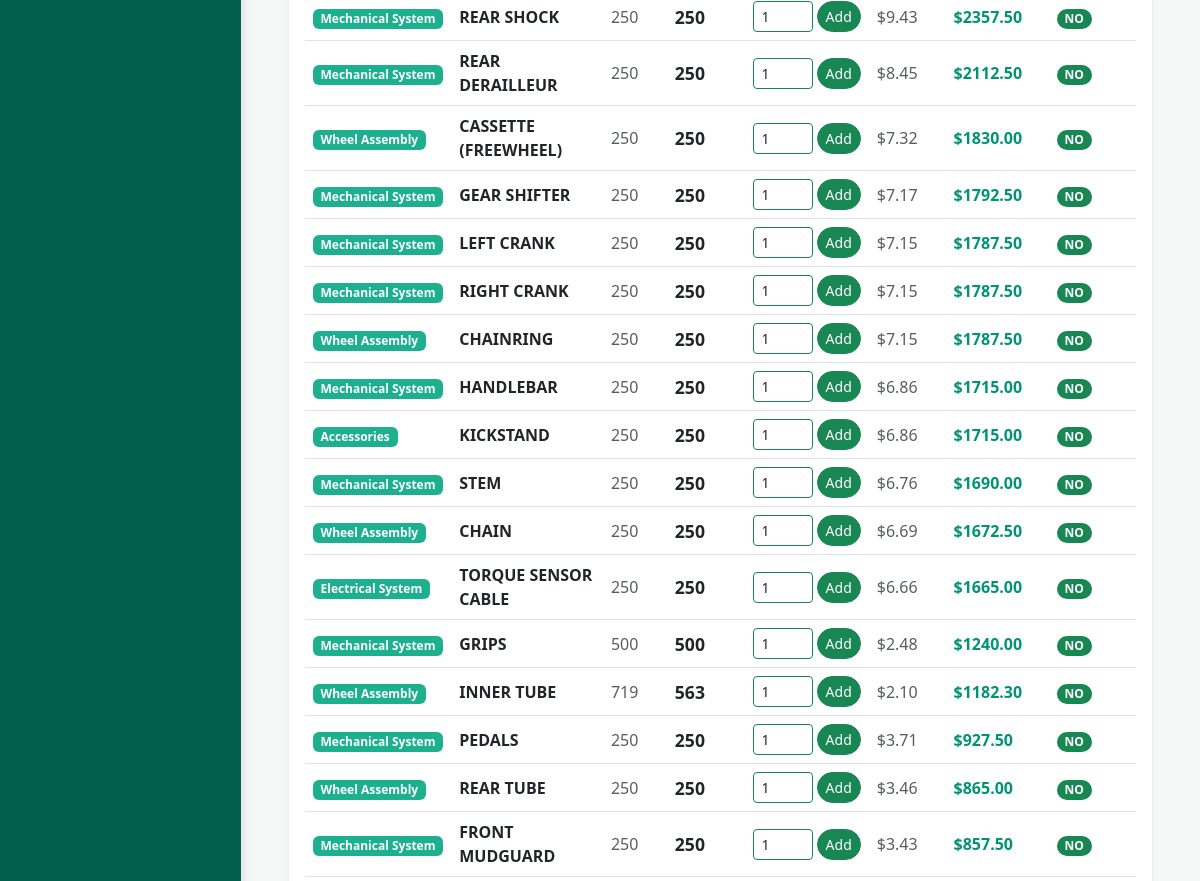
The page /dashboard/Part/?sort=value_desc (signed in, middle part) on the database as committed earlier.
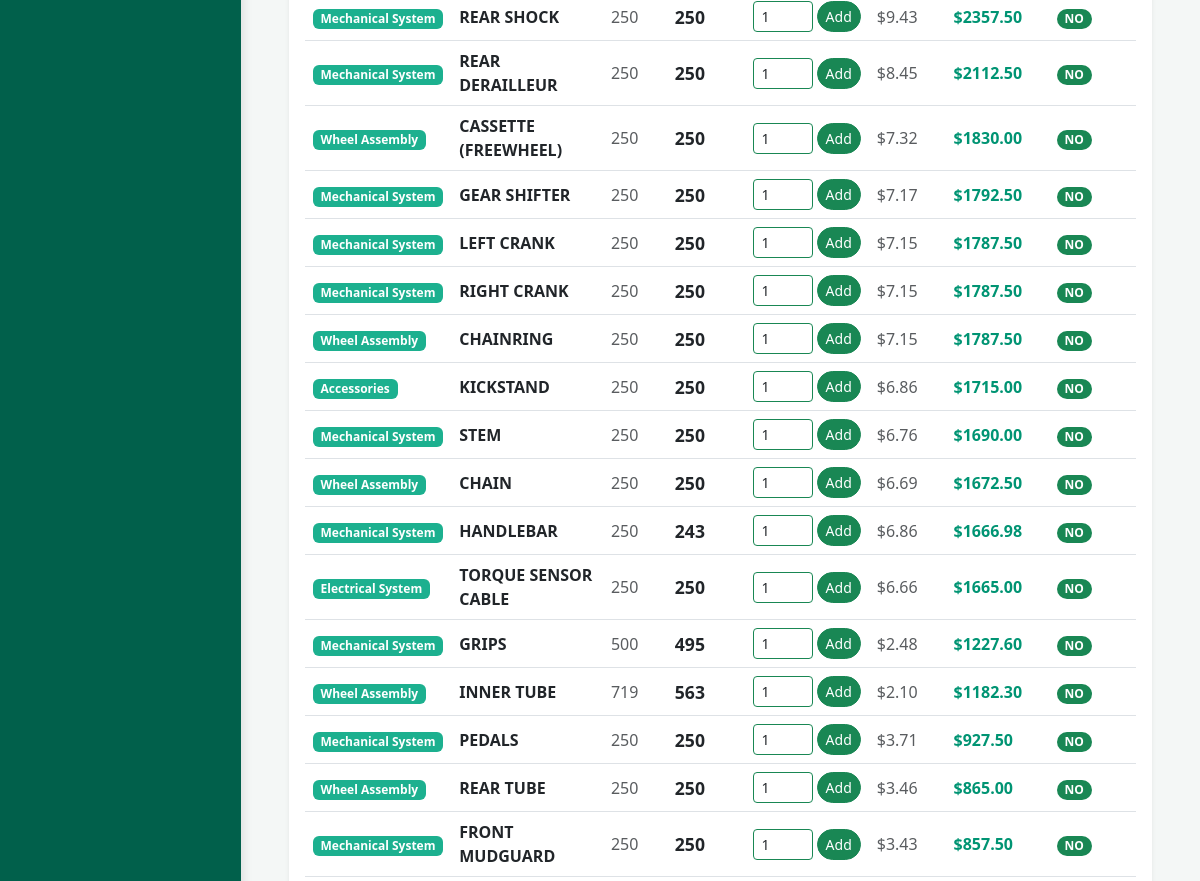
The same page on the database as committed later.
### inventory/models.py (models this page shows)
class InventoryItem(models.Model):
    TYPE_CHOICES = [
        ('Part', 'Part'),
        ('Fastener', 'Fastener'),
    ]
    STATION_CHOICES = [
        ('Frame Assembly', 'Frame Assembly Station'),
        ('Handle Bar', 'Handle Bar Station'),
        ('Front Fork', 'Front Fork Station'),
        ('Bike Stand', 'Bike Stand Station'),
        ('Wheel Assembly', 'Wheel Assembly Station'),
        ('QC', 'QC Station'),
        ('General', 'General / Multiple Stations'),
    ]
    name = models.CharField(max_length=200)
    item_type = models.CharField(max_length=20, choices=TYPE_CHOICES, default='Part')
    category = models.CharField(max_length=100, default="Uncategorized")
    stock_in = models.PositiveIntegerField(default=0)
    quantity = models.PositiveIntegerField(default=0)
    unit_cost = models.DecimalField(max_digits=10, decimal_places=2, default=0.00)
    station = models.CharField(max_length=50, choices=STATION_CHOICES, default='General')
    daily_quota_hint = models.CharField(max_length=100, blank=True, null=True, help_text="e.g., 'Need 120 rims today'")
    @property
    def total_value(self):
        return self.quantity * self.unit_cost
    @property
    def reorder_needed(self):
        if self.stock_in > 0 and self.quantity <= (self.stock_in / 4):
            return "Yes"
        return "No"
    def __str__(self):
        return f"[{self.item_type}] {self.name}"

### inventory/views.py (the view)
# urls.py: path('dashboard/<str:item_type>/', views.dashboard, name='dashboard'),
@login_required(login_url='login')
def dashboard(request, item_type):
    if item_type not in ['Part', 'Fastener']:
        return redirect('landing')
    items = InventoryItem.objects.filter(item_type=item_type)
    if request.user.is_superuser:
        recent_requests = StockRequest.objects.filter(item__item_type=item_type).order_by('-date_requested')
    else:
        recent_requests = StockRequest.objects.filter(
            item__item_type=item_type,
            requester=request.user
        ).order_by('-date_requested')
    kits = BuildKit.objects.filter(components__item__item_type=item_type).distinct()
    categories = items.values_list('category', flat=True).distinct()
    category_filter = request.GET.get('category')
    reorder_filter = request.GET.get('reorder')
    priority_filter = request.GET.get('priority')
    station_filter = request.GET.get('station')
    sort_filter = request.GET.get('sort')
    search_query = request.GET.get('search', '').strip()
    if search_query:
        items = items.filter(name__icontains=search_query)
    if category_filter and category_filter != 'All':
        items = items.filter(category=category_filter)
    if station_filter and station_filter != 'All':
        items = items.filter(station=station_filter)
    print("THE BROWSER SENT THIS STATION:", repr(station_filter))
    if priority_filter and priority_filter != 'All':
        if not isinstance(items, list):
            items = items.filter(stockrequest__priority=priority_filter).distinct()
    if reorder_filter == 'Yes':
        items = [item for item in items if item.reorder_needed == 'Yes']
    elif reorder_filter == 'No':
        items = [item for item in items if item.reorder_needed == 'No']
    if not isinstance(items, list):
        items = list(items)
    if sort_filter == 'value_desc':
        items.sort(key=lambda x: x.total_value if hasattr(x, 'total_value') else 0, reverse=True)
    if request.user.is_superuser:
        recent_requests = StockRequest.objects.filter(item__item_type=item_type).order_by('-date_requested')
    else:
        recent_requests = StockRequest.objects.filter(item__item_type=item_type, requester=request.user).order_by('-date_requested')
    if priority_filter and priority_filter != 'All':
        recent_requests = recent_requests.filter(priority=priority_filter)
    recent_requests = recent_requests[:10]
    total_items_count = len(items) if isinstance(items, list) else items.count()
    low_stock_count = sum(1 for item in items if item.reorder_needed == 'Yes')
    total_inventory_value = sum(item.total_value for item in items)
    defect_stats = StockRequest.objects.filter(
        item__item_type=item_type,
        priority='Defect Replacement'
    ).aggregate(total=Sum('quantity_requested'))
    defect_count = defect_stats['total'] or 0
    live_deficits = []
    total_unmatched_deficit = 0
    frame = InventoryItem.objects.filter(name__icontains='FRAME').first()
    if frame:
        frame_children_names = [
            'LEFT CRANK',
            'RIGHT CRANK',
            'CHAINRING',
            'REAR DERAILLEUR',
            'TORQUE SENSOR',
            'KICKSTAND',
            'REAR MUDGUARD',
            'FENDER STAY'
            'REAR SHOCK'
        ]
        frame_children = InventoryItem.objects.filter(name__in=frame_children_names)
        for part in frame_children:
            if part.quantity < frame.quantity:
                gap = frame.quantity - part.quantity
                live_deficits.append({'part': part.name, 'gap': gap, 'parent': frame.name})
                total_unmatched_deficit += gap
    handlebar = InventoryItem.objects.filter(name__icontains='HANDLEBAR').first()
    if handlebar:
        handlebar_children_names = [
            'GRIPS',
            'THROTTLE',
            'DISPLAY (MONITOR)',
            'FRONT BRAKE',
            'REAR BRAKE',
            'HANDLEBAR SWITCH',
            'GEAR SHIFTER',
            'MIRROR'
        ]
        handlebar_children = InventoryItem.objects.filter(name__in=handlebar_children_names)
        for part in handlebar_children:
            if part.quantity < handlebar.quantity:
                gap = handlebar.quantity - part.quantity
                live_deficits.append({'part': part.name, 'gap': gap, 'parent': handlebar.name})
                total_unmatched_deficit += gap
    defect_count += total_unmatched_deficit
    chart_labels = json.dumps([item.name for item in items])
    chart_data = json.dumps([float(item.quantity) for item in items])
    if request.method == 'POST':
        if 'restock_submit' in request.POST:
            item_id = request.POST.get('restock_item_id')
            qty_to_add = int(request.POST.get('restock_qty', 0))
            restock_item = get_object_or_404(InventoryItem, id=item_id)
            restock_item.quantity += qty_to_add
            restock_item.save()
            StockRequest.objects.create(
                item=restock_item,
                quantity_requested=qty_to_add,
                requester=request.user,
                priority='Restock (Incoming)' # Special tracking tag
            )
            messages.success(request, f"Successfully restocked {qty_to_add} units of {restock_item.name}.")
            return redirect('dashboard', item_type=item_type)
        if 'request_kit' in request.POST:
            kit_id = request.POST.get('kit_id')
            qty_to_build = int(request.POST.get('kit_quantity', 1))
            kit = get_object_or_404(BuildKit, id=kit_id)
            can_build = True
            missing_parts = []
            for component in kit.components.all():
                total_needed = component.quantity_required * qty_to_build
                if component.item.quantity < total_needed:
                    can_build = False
                    missing_parts.append(f"{component.item.name} (Need {total_needed}, Have {component.item.quantity})")
            if can_build:
                for component in kit.components.all():
                    total_needed = component.quantity_required * qty_to_build
                    component.item.quantity -= total_needed
                    component.item.save()
                    StockRequest.objects.create(
                        item=component.item,
                        quantity_requested=total_needed,
                        requester=request.user
                    )
                messages.success(request, f"Successfully pulled parts for {qty_to_build}x {kit.name}!")
            else:
                messages.error(request, f"Cannot build {kit.name}. Missing parts: {', '.join(missing_parts)}")
            return redirect('dashboard', item_type=item_type)
        else:
            form = StockRequestForm(request.POST, item_type=item_type)
            if form.is_valid():
                stock_request = form.save(commit=False)
                requested_item = stock_request.item
                requested_qty = stock_request.quantity_requested
                if requested_qty <= requested_item.quantity:
                    requested_item.quantity -= requested_qty
                    requested_item.save()
                    stock_request.requester = request.user
                    stock_request.save()
                    messages.success(request, f"Successfully requested {requested_qty} of {requested_item.name}.")
                    return redirect('dashboard', item_type=item_type)
                else:
                    messages.error(request, f"Error: You requested {requested_qty}, but only {requested_item.quantity} are available.")
    else:
        form = StockRequestForm(item_type=item_type)
    if isinstance(items, list):
        item_ids = [item.id for item in items]
        form.fields['item'].queryset = InventoryItem.objects.filter(id__in=item_ids)
    else:
        form.fields['item'].queryset = items
    context = {
        'item_type': item_type,
        'items': items,
        'kits': kits,
        'form': form,
        'recent_requests': recent_requests,
        'categories': categories,
        'total_items_count': total_items_count,
        'low_stock_count': low_stock_count,
        'total_inventory_value': total_inventory_value,
        'defect_count': defect_count,
        'chart_labels': chart_labels,
        'chart_data': chart_data,
        'search_query': search_query,
        'live_deficits': live_deficits,
    }
    return render(request, 'inventory/dashboard.html', context)

### inventory/forms.py
class StockRequestForm(forms.ModelForm):
    class Meta:
        model = StockRequest
        fields = ['item', 'quantity_requested', 'priority']
        widgets = {
            'item': forms.Select(attrs={'class': 'form-select'}),
            'quantity_requested': forms.NumberInput(attrs={'class': 'form-control'}),
            'priority': forms.Select(attrs={'class': 'form-select'}),
        }
        labels = {
            'item': 'Item Name',
            'quantity_requested': 'Quantity Needed',
            'priority': 'Priority / Reason',
        }
    def __init__(self, *args, **kwargs):
        item_type = kwargs.pop('item_type', None)
        super(StockRequestForm, self).__init__(*args, **kwargs)
        if item_type:
            self.fields['item'].queryset = InventoryItem.objects.filter(item_type=item_type)

### inventory/templates/inventory/dashboard.html (shortened to what this page needs)
{% extends 'inventory/base.html' %}
{% block content %}
<div class="tab-content" id="dashboardTabsContent">
    <div class="tab-pane fade" id="inventory-pane" role="tabpanel" tabindex="0">
        <div class="card shadow-sm border-0 h-100">
            <div class="card-body table-responsive">
                <table class="table table-hover align-middle">
                    <tbody>
                        {% for item in items %}
                        <tr>
                            <td><span class="badge" style="background-color: var(--emerald-300);">{{ item.category }}</span></td>
                            <td>
                                <strong class="text-dark">{{ item.name }}</strong>
                            </td>
                            <td class="text-muted">{{ item.stock_in }}</td>
                            <td><strong style="font-size: 1.1rem;">{{ item.quantity }}</strong></td>
                            <td>
                                <form method="POST" class="d-flex align-items-center mb-0">
                                    <input type="number" name="restock_qty" value="1" min="1"
                                        class="form-control form-control-sm border-success me-1" style="width: 60px;">
                                    <button type="submit" name="restock_submit"
                                        class="btn btn-sm btn-success rounded-pill px-2"
                                        title="Receive Stock">Add</button>
                                </form>
                            </td>
                            <td class="text-muted">${{ item.unit_cost }}</td>
                            <td><strong style="color: var(--emerald-500);">${{ item.total_value }}</strong></td>
                            <td>
                                {% if item.reorder_needed == 'Yes' %}
                                <span class="badge bg-danger rounded-pill">YES</span>
                                {% else %}
                                <span class="badge bg-success rounded-pill">NO</span>
                                {% endif %}
                            </td>
                        </tr>
                        {% empty %}
                        <tr>
                            <td colspan="8" class="text-center py-4 text-muted">No {{ item_type }}s found matching those filters.</td>
                        </tr>
                        {% endfor %}
                    </tbody>
                </table>
            </div>
        </div>
    </div>
</div>
{% endblock %}

Rows that differ between the two databases and show on the page:
changed InventoryItem "HANDLEBAR": quantity "250" → "243"; total_value "1715.00" → "1666.98"; moves down the list
changed InventoryItem "GRIPS": quantity "500" → "495"; total_value "1240.00" → "1227.60"
